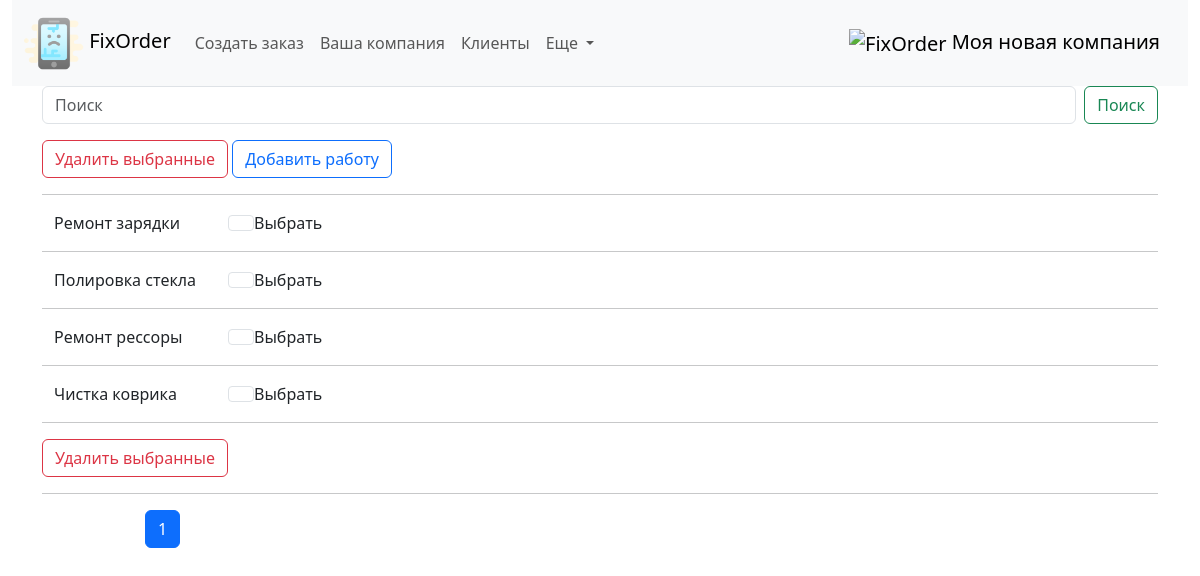
Before: /typical_works/ with the older database file.
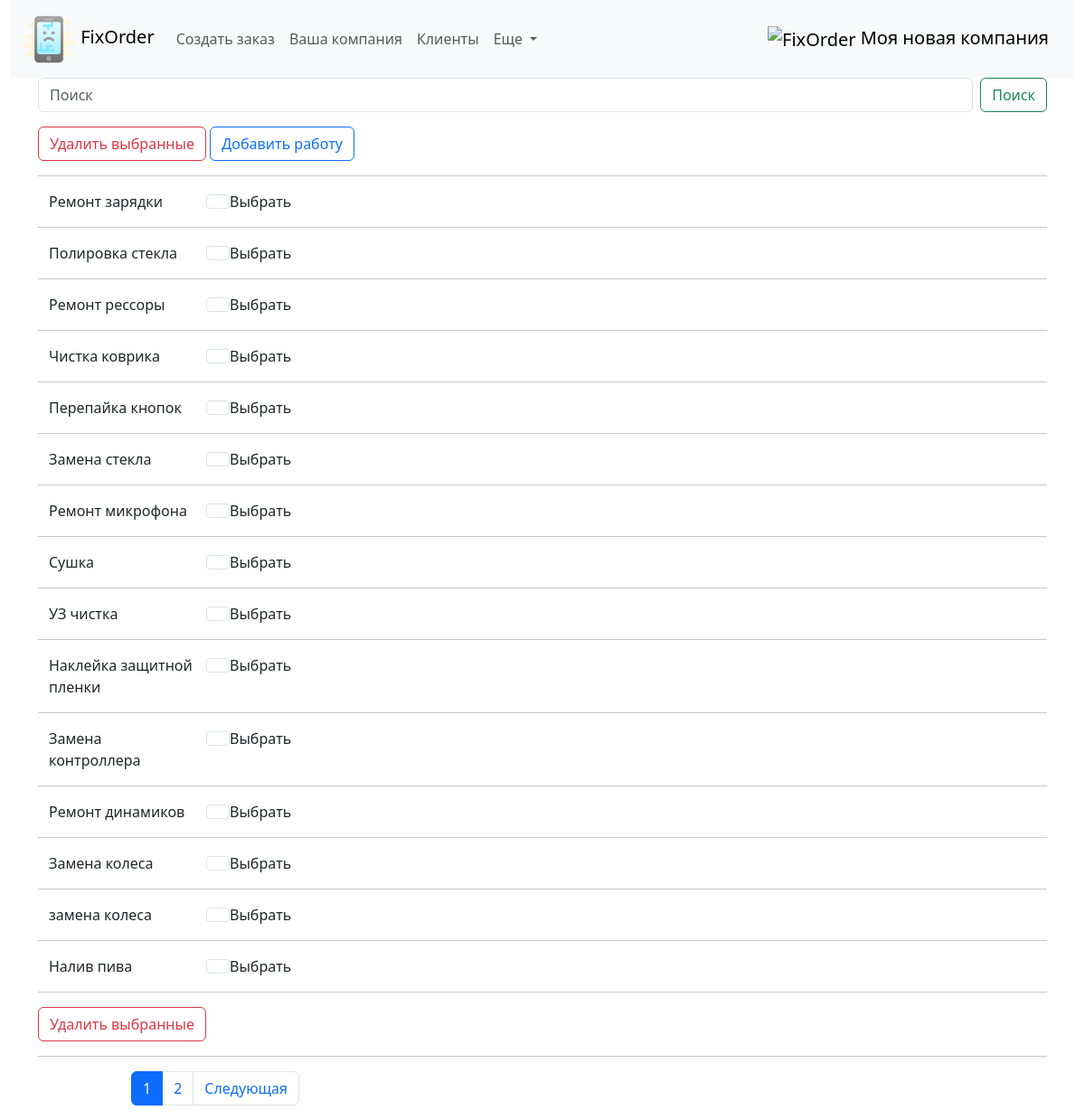
After: the same page with the newer database file.
### fixorder/models.py (models this page shows, shortened)
class TypicalWork(models.Model):
    description = models.CharField(max_length=255, verbose_name='Вид работы')
    class Meta:
        ordering = ['pk']

### fixorder/views.py (the view, shortened to what this page needs)
# urls.py: path('typical_works/', views.TypicalWorks.as_view(), name='typical_works'),
class TypicalWorks(ListView):
    model = TypicalWork
    template_name = 'fixorder/typical_work_list.html'
    context_object_name = 'my_works'
    paginate_by = 15
    extra_context = {'title': 'Виды работ', 'header': 'Ваши работы'}
    def get_queryset(self):
        query = self.request.GET.get('q')
        if query:
            query = query.replace("\\","")
            return TypicalWork.objects.filter(description__icontains=query)# для PosgreSQL можно использовать __icontains
        return TypicalWork.objects.all()

### fixorder/templatetags/fixorder_tags.py (called while the page is built)
@register.simple_tag
def logo_url():
    return static('img/logo.png')

@register.simple_tag
def get_company_name():
    return Company.objects.get(pk=1).brand_name

### fixorder/templates/fixorder/typical_work_list.html (shortened to what this page needs)
{% extends 'fixorder/base.html' %}
{% block content %}
{% include 'fixorder/search_without_checkbox.html' %}
<p>
<form method="POST" action="{% url 'typical_works' %}">
    <button type="submit" class="btn btn-outline-danger">Удалить выбранные</button>
    <a href="{% url 'create_typical_work' %}" class="btn btn-outline-primary">Добавить работу</a>
    <hr>
    {% for mw in my_works %}
<li class="list-group-item">
    <div class="container">
        <div class="row">
            <div class="col-2">{{ mw.description }}</div>
              <input class="form-check-input" type="checkbox" name="delete_ids" value="{{ mw.pk }}" id="{{ mw.pk }}_checkbox">Выбрать
        </div>
    </div>
    <hr>
{% endfor %}
</li>
<button type="submit" class="btn btn-outline-danger">Удалить выбранные</button>
</form>
<hr>
{% endblock content %}

Changed rows visible on the page:
added TypicalWork: description "Перепайка кнопок"
added TypicalWork: description "Замена стекла"
added TypicalWork: description "Ремонт микрофона"
added TypicalWork: description "Сушка"
added TypicalWork: description "УЗ чистка"
added TypicalWork: description "Наклейка защитной пленки"
added TypicalWork: description "Замена контроллера"
added TypicalWork: description "Ремонт динамиков"
added TypicalWork: description "Замена колеса"
added TypicalWork: description "замена колеса"
added TypicalWork: description "Налив пива"
Other visible differences:
new list line: "2"
text now shown: "Следующая"
